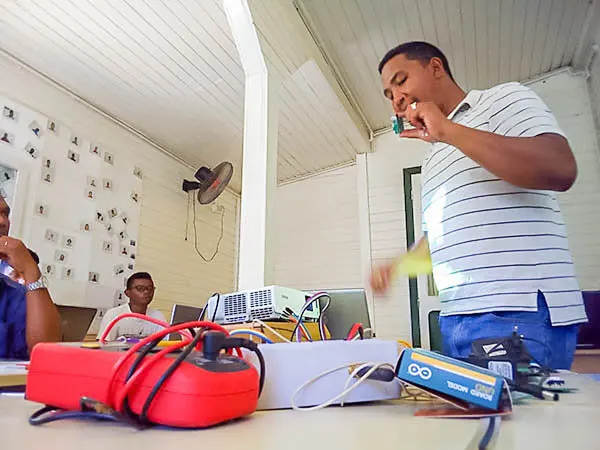
#> input picture src/v3/media/photo-atelier.jpg, 1200 x 900 px, given in place of source-toamasina-arena.webp, which was not available (shown at 1/2 size)
$ python prep_photos_v3.py
#> lines starting #> are read from the running program, lines starting #| are printed output that depends on the picture; after the words box and inside, x2 and y2 are one past the last pixel; in counts of white or black regions, pixels touching at a corner belong together; pictures that were not available may be replaced by others from this repository, and a replacement may not be noted
#!/usr/bin/env python3
"""V3 — préparation des photos fournies (Toamasina / Arena, Antananarivo).

- agrandissement ×3 (Lanczos) + accentuation douce : les sources ne font que 474 px ;
- découpe d'un calque de premier plan (alpha adouci) pour une parallaxe 2,5D :
  le premier plan glisse légèrement plus vite que l'arrière-plan.
Les images ne sont ni recolorées ni retouchées (aucun élément retiré).
"""
import os
import sys

from PIL import Image, ImageDraw, ImageFilter

ROOT = os.path.dirname(os.path.dirname(os.path.abspath(__file__)))
D = os.path.join(ROOT, "public", "media", "v3")
K = 3

JOBS = {
    # nom : (source, polyligne de séparation premier plan, en px source)
    "toamasina-arena": ("source-toamasina-arena.webp", [(0, 322), (100, 306), (200, 292), (300, 282), (400, 276), (474, 266)]),
    "antananarivo": ("source-antananarivo.png", [(0, 152), (120, 146), (240, 142), (360, 138), (474, 128)]),
}

for name, (src, line) in JOBS.items():
    im = Image.open(os.path.join(D, src)).convert("RGB")
#> im is the input picture: PIL image 1200x900 RGB; mean R, G, B 178.4, 161.7, 159.7
    w, h = im.size
#> w = 1200; h = 900
    big = im.resize((w * K, h * K), Image.LANCZOS).filter(ImageFilter.UnsharpMask(radius=2.2, percent=70, threshold=2))
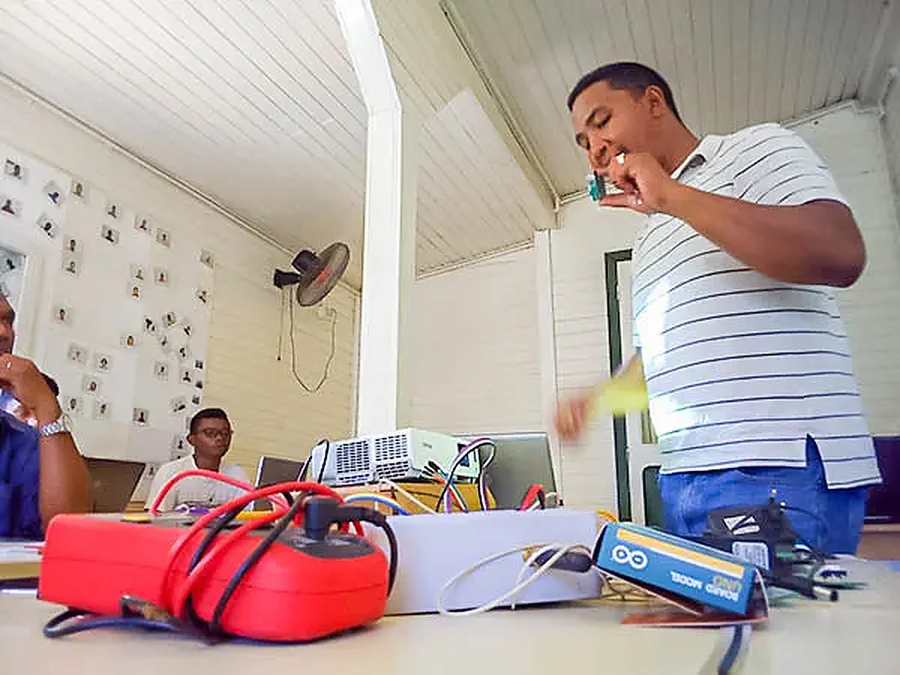
#> big: PIL image 3600x2700 RGB (shown at 1/4 size); mean R, G, B 178.4, 161.7, 159.7
    big.save(os.path.join(D, f"{name}.jpg"), quality=92)
    mask = Image.new("L", big.size, 0)
#> mask: PIL image 3600x2700 L; every value is 0
    poly = [(x * K, y * K) for x, y in line] + [(w * K, h * K), (0, h * K)]
    ImageDraw.Draw(mask).polygon(poly, fill=255)
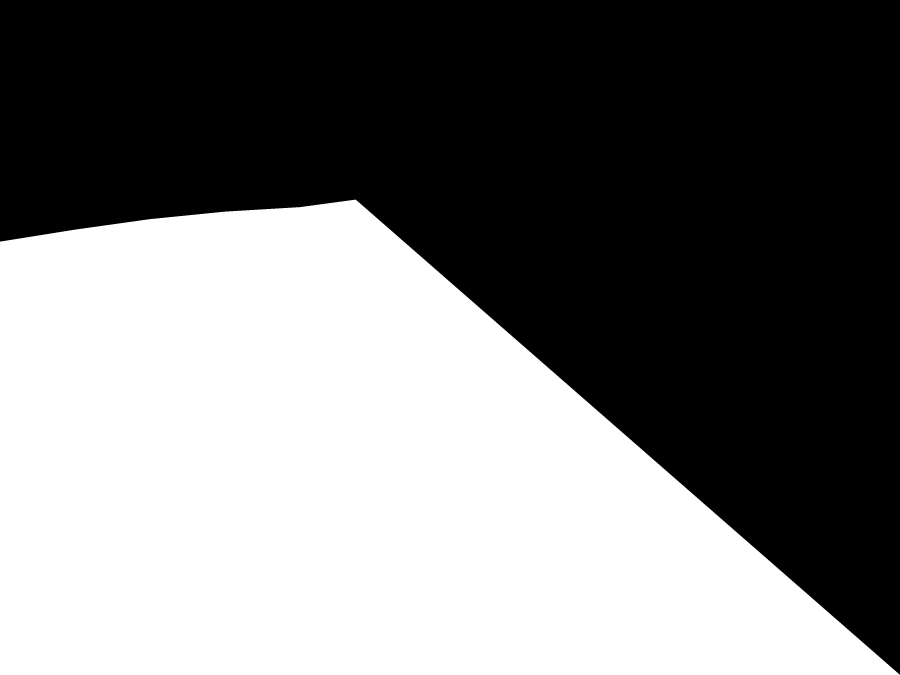
#> mask: PIL image 3600x2700 L (shown at 1/4 size); 48% white; 1 white region, box (x1, y1, x2, y2) and area: (0, 798, 3600, 2700) 4669188
    mask = mask.filter(ImageFilter.GaussianBlur(5 * K))
    fg = big.copy()
    fg.putalpha(mask)
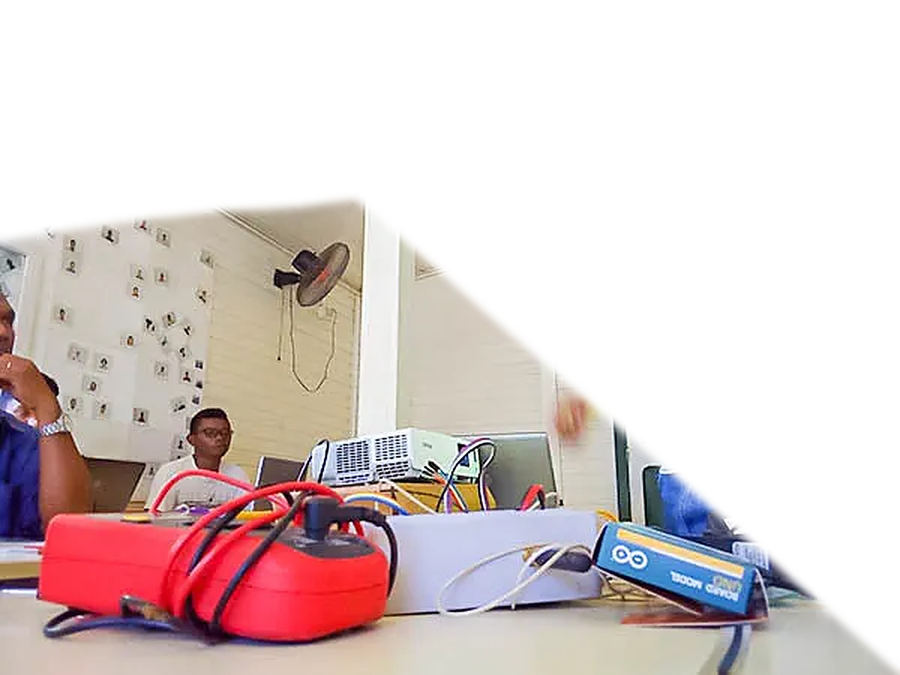
#> fg: PIL image 3600x2700 RGBA (shown at 1/4 size); mean R, G, B, A 178.4, 161.7, 159.7, 122.5; transparent parts drawn white
    fg.save(os.path.join(D, f"{name}-fg.webp"), quality=90)
    print(name, big.size)
#| toamasina-arena (3600, 2700)
#> pass 2 of the loop `for name, (src, line) in JOBS.items():`:
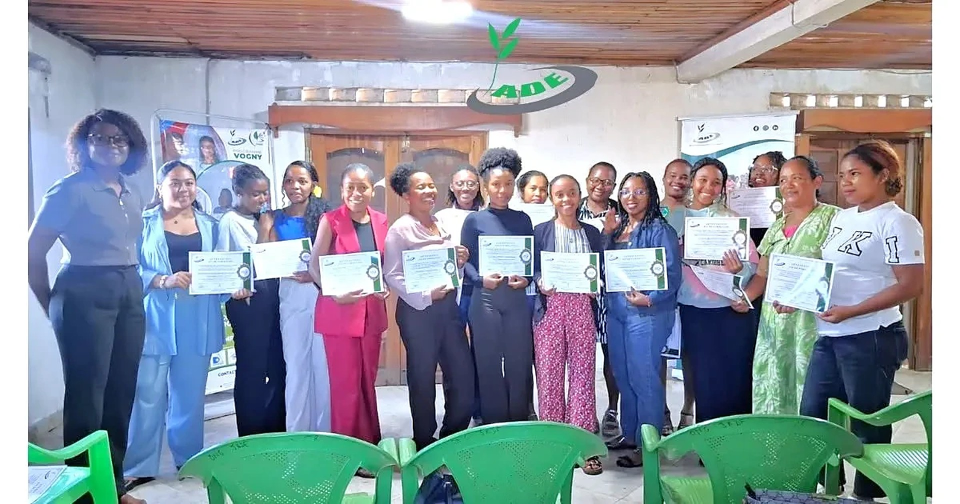
#> input picture src/v3/media/photo-formation.jpg, 1920 x 1008 px, given in place of source-antananarivo.png, which was not available (shown at 1/2 size)
#> im is the input picture: PIL image 1920x1008 RGB; mean R, G, B 142, 149.2, 157.8
#> big: PIL image 5760x3024 RGB
#> `ImageDraw.Draw(mask).polygon(poly, fill=255)`:
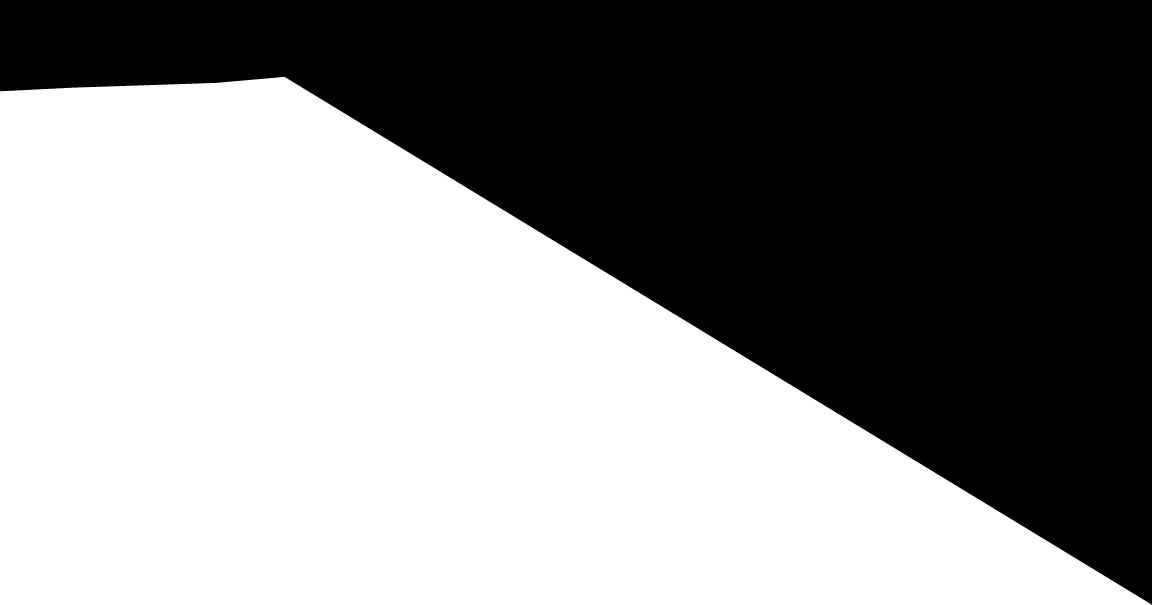
#> mask: PIL image 5760x3024 L (shown at 1/5 size); 54.1% white; 1 black region, box (x1, y1, x2, y2) and area: (0, 0, 5760, 3024) 7996293
#> `fg.putalpha(mask)`:
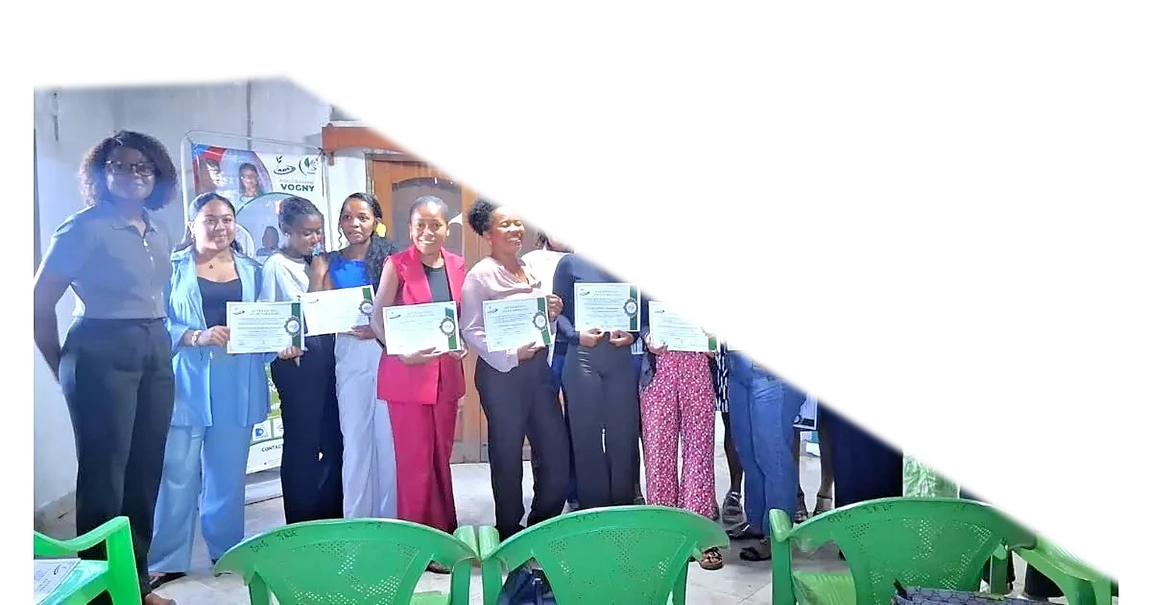
#> fg: PIL image 5760x3024 RGBA (shown at 1/5 size); mean R, G, B, A 142, 149.1, 157.6, 137.9; transparent parts drawn white
#| antananarivo (5760, 3024)
